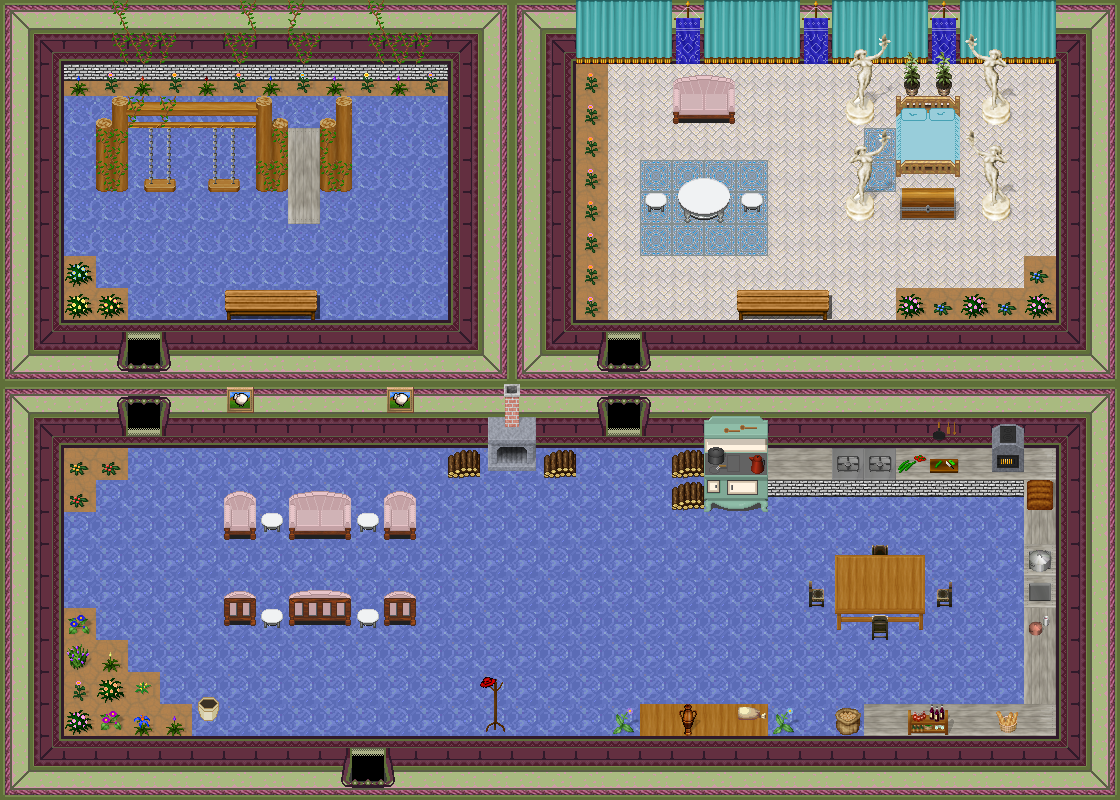

Rendered tile map (Tiled .tmx) drawn with the repository's tilesets; below, a short description and the map source with its tile grids summarised:
An orthogonal 35x25 tile map with 32x32 px tiles, 5 tile layers (0_floor, 1_terrain, 2_object, 3_roof, ...), 3 hidden layers not drawn, 36 tilesets.

<map version="1.0" tiledversion="1.1.3" orientation="orthogonal" renderorder="right-down" width="35" height="25" tilewidth="32" tileheight="32" infinite="0" nextobjectid="1">
 <tileset firstgid="1" name="int wall light red" tilewidth="32" tileheight="32" tilecount="28" columns="4">
  <image source="../../tileset/building/wall/int_green_purple.png" width="128" height="224" />
 </tileset>
 <tileset firstgid="29" name="light red ns ew" tilewidth="32" tileheight="32" tilecount="28" columns="4">
  <image source="../../tileset/building/entrance/green_purple_ns_ew.png" width="128" height="224" />
 </tileset>
 <tileset firstgid="57" name="lt blue drapes" tilewidth="32" tileheight="32" tilecount="9" columns="3">
  <image source="../../tileset/furniture/curtain/lt_blue_drapes.png" width="96" height="96" />
 </tileset>
 <tileset firstgid="66" name="banners" tilewidth="32" tileheight="32" tilecount="6" columns="2">
  <image source="../../tileset/item/banners/banners.png" width="64" height="96" />
 </tileset>
 <tileset firstgid="72" name="soft blue" tilewidth="32" tileheight="32" tilecount="3" columns="3">
  <image source="../../tileset/ground/indoor/soft_blue.png" width="96" height="32" />
 </tileset>
 <tileset firstgid="75" name="tiles" tilewidth="32" tileheight="32" tilecount="8" columns="2">
  <image source="../../tileset/ground/indoor/tiles.png" width="64" height="128" />
 </tileset>
 <tileset firstgid="83" name="girl with bird" tilewidth="32" tileheight="32" tilecount="12" columns="4">
  <image source="../../tileset/item/statue/girl_with_bird.png" width="128" height="96" />
 </tileset>
 <tileset firstgid="95" name="potted plants 1" tilewidth="32" tileheight="32" tilecount="6" columns="3">
  <image source="../../tileset/plant/indoor/potted_plants1.png" width="96" height="64" />
 </tileset>
 <tileset firstgid="101" name="chest 2" tilewidth="32" tileheight="32" tilecount="6" columns="3">
  <image source="../../tileset/item/chest/chest_2.png" width="96" height="64" />
 </tileset>
 <tileset firstgid="107" name="sofa pink" tilewidth="32" tileheight="32" tilecount="12" columns="3">
  <image source="../../tileset/furniture/chair/sofa_chair_pink.png" width="96" height="128" />
 </tileset>
 <tileset firstgid="119" name="sign large" tilewidth="32" tileheight="32" tilecount="15" columns="5">
  <image source="../../tileset/item/sign_large.png" width="160" height="96" />
 </tileset>
 <tileset firstgid="134" name="swing" tilewidth="32" tileheight="32" tilecount="4" columns="2">
  <image source="../../tileset/item/swing.png" width="64" height="64" />
 </tileset>
 <tileset firstgid="138" name="grey pale" tilewidth="32" tileheight="32" tilecount="8" columns="2">
  <image source="../../tileset/furniture/table/grey_pale.png" width="64" height="128" />
 </tileset>
 <tileset firstgid="146" name="brick base" tilewidth="32" tileheight="32" tilecount="3" columns="3">
  <image source="../../tileset/furniture/table/brick_base.png" width="96" height="32" />
 </tileset>
 <tileset firstgid="149" name="stove" tilewidth="32" tileheight="32" tilecount="6" columns="2">
  <image source="../../tileset/furniture/kitchen/stove.png" width="64" height="96" />
 </tileset>
 <tileset firstgid="155" name="table wooden brown" tilewidth="32" tileheight="32" tilecount="9" columns="3">
  <image source="../../tileset/furniture/table/table_wooden_brown.png" width="96" height="96" />
 </tileset>
 <tileset firstgid="164" name="greenish grey chair" tilewidth="32" tileheight="32" tilecount="4" columns="2">
  <image source="../../tileset/furniture/chair/greenish_grey.png" width="64" height="64" />
 </tileset>
 <tileset firstgid="168" name="ground 2" tilewidth="32" tileheight="32" tilecount="4" columns="4">
  <image source="../../tileset/ground/ground_2.png" width="128" height="32" />
 </tileset>
 <tileset firstgid="172" name="sheep picture" tilewidth="32" tileheight="32" tilecount="1" columns="1">
  <image source="../../tileset/furniture/picture/sheep_picture.png" width="32" height="32" />
 </tileset>
 <tileset firstgid="173" name="household items 2" tilewidth="32" tileheight="32" tilecount="16" columns="4">
  <image source="../../tileset/item/household/food_preparation.png" width="128" height="128" />
 </tileset>
 <tileset firstgid="189" name="table with hob" tilewidth="32" tileheight="32" tilecount="5" columns="5">
  <image source="../../tileset/furniture/table/table_with_hob.png" width="160" height="32" />
 </tileset>
 <tileset firstgid="194" name="items" tilewidth="32" tileheight="32" tilecount="4" columns="2">
  <image source="../../tileset/item/household/food_preparation_2.png" width="64" height="64" />
 </tileset>
 <tileset firstgid="198" name="bread" tilewidth="32" tileheight="32" tilecount="4" columns="4">
  <image source="../../tileset/item/food/bread.png" width="128" height="32" />
 </tileset>
 <tileset firstgid="202" name="hot house flowers" tilewidth="32" tileheight="32" tilecount="72" columns="6">
  <image source="../../tileset/plant/flower/hothouse_flowers.png" width="192" height="384" />
 </tileset>
 <tileset firstgid="274" name="bench" tilewidth="32" tileheight="32" tilecount="3" columns="3">
  <image source="../../tileset/furniture/table/bench.png" width="96" height="32" />
 </tileset>
 <tileset firstgid="277" name="clothes rack" tilewidth="32" tileheight="32" tilecount="2" columns="1">
  <image source="../../tileset/furniture/other/clothes_rack.png" width="32" height="64" />
 </tileset>
 <tileset firstgid="279" name="warmer2" tilewidth="32" tileheight="32" tilecount="6" columns="2">
  <image source="../../tileset/furniture/kitchen/warmer_2.png" width="64" height="96" />
 </tileset>
 <tileset firstgid="285" name="red hat" tilewidth="32" tileheight="32" tilecount="1" columns="1">
  <image source="../../tileset/item/textile/red_hat.png" width="32" height="32" />
 </tileset>
 <tileset firstgid="286" name="logic/item/sheepfood" tilewidth="32" tileheight="32" tilecount="1" columns="1">
  <image source="../../tileset/logic/item/sheepfood.png" width="32" height="32" />
 </tileset>
 <tileset firstgid="287" name="logic/collision" tilewidth="32" tileheight="32" tilecount="1" columns="1">
  <image source="../../tileset/logic/collision.png" width="32" height="32" />
 </tileset>
 <tileset firstgid="288" name="brown ground 2" tilewidth="32" tileheight="32" tilecount="1" columns="1">
  <image source="../../tileset/ground/brownground2.png" width="32" height="32" />
 </tileset>
 <tileset firstgid="289" name="mtpot" tilewidth="32" tileheight="32" tilecount="3" columns="1">
  <image source="../../tileset/item/pot/empty_pot.png" width="32" height="96" />
 </tileset>
 <tileset firstgid="292" name="double_blue" tilewidth="32" tileheight="32" tilecount="8" columns="2">
  <image source="../../tileset/furniture/bed/double_blue.png" width="64" height="128" />
 </tileset>
 <tileset firstgid="300" name="table/white" tilewidth="32" tileheight="32" tilecount="30" columns="6">
  <image source="../../tileset/furniture/table/white.png" width="192" height="160" />
 </tileset>
 <tileset firstgid="330" name="vine" tilewidth="32" tileheight="32" tilecount="3" columns="1">
  <image source="../../tileset/plant/vine.png" width="32" height="96" />
 </tileset>
 <tileset firstgid="333" name="item/firewood" tilewidth="32" tileheight="32" tilecount="12" columns="3">
  <image source="../../tileset/item/firewood.png" width="96" height="128" />
 </tileset>
 <layer name="0_floor" width="35" height="25">
  <data>[875 cells, 875 non-empty, 10 distinct tile ids]</data>
 </layer>
 <layer name="1_terrain" width="35" height="25">
  <data>[875 cells, 507 non-empty, 91 distinct tile ids]</data>
 </layer>
 <layer name="2_object" width="35" height="25">
  <data>[875 cells, 107 non-empty, 62 distinct tile ids]</data>
 </layer>
 <layer name="3_roof" width="35" height="25">
  <data>[875 cells, 57 non-empty, 31 distinct tile ids]</data>
 </layer>
 <layer name="4_roof_add" width="35" height="25">
  <data>[875 cells, 6 non-empty, 4 distinct tile ids]</data>
 </layer>
 <layer name="objects" width="35" height="25" visible="0">
  <data>[875 cells, 2 non-empty, 1 distinct tile ids]</data>
 </layer>
 <layer name="collision" width="35" height="25" visible="0" opacity="0.37">
  <data>[875 cells, 471 non-empty, 1 distinct tile ids]</data>
 </layer>
 <layer name="protection" width="35" height="25" visible="0">
  <data>[875 cells, 0 non-empty, 0 distinct tile ids]</data>
 </layer>
</map>
